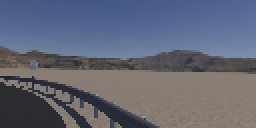
#> input picture src/2026-04-30 18-19-47.png, 128 x 64 px (shown 2 times larger); its folder holds only this picture in this run
$ python -i dataset_mode_v2.py   (imports and definitions only)
#> lines starting #> are read from the running program, lines starting #| are printed output that depends on the picture; after the words box and inside, x2 and y2 are one past the last pixel; in counts of white or black regions, pixels touching at a corner belong together
#> further down, picture is the input picture: shape (64, 128, 3); mean B, G, R 117.8, 102.5, 98
# ============================================================
# dataset_mode_v2 — Dataset Capture Module (V1.8 controller)
# ============================================================
#
# PURPOSE
#   Auto-capture Webots camera frames at a fixed rate and produce
#   YOLO-format bounding-box labels using color + shape heuristics.
#   Intended for training a YOLO traffic sign / traffic light detector.
#
# TRIGGER
#   PS4 Triangle (btn 2) or Keyboard 'D' / 'd' → toggle on/off.
#   Programmatic: set_dataset_mode(True/False).
#
# OUTPUT
#   data/webots_dataset/images/frame_XXXXXX.jpg
#   data/webots_dataset/labels/frame_XXXXXX.txt  (YOLO: cls cx cy w h, normalized)
#   Empty .txt = hard-negative sample (no objects detected, still useful for training).
#
# CAPTURE RATE
#   One frame saved every 2 seconds while dataset mode is active.
#
# CLASS IDs  (6 classes)
#   0  stop            — red octagon / red near-square sign
#   1  speed_limit     — red-rimmed circular sign
#   2  priority_warning— yellow triangle warning sign or blue circle priority sign
#   3  traffic_light_red
#   4  traffic_light_yellow
#   5  traffic_light_green
#
# LABELING PIPELINE  (per frame)
#   Frame is split into a top zone (top 30 % of height, traffic lights)
#   and a lower zone (road signs).
#
#   RED channel
#     Top zone  → traffic_light_red (class 3), blob centroid + radius box.
#     Lower zone → contour-level shape analysis:
#       • 4+ vertices, circularity 0.50–0.90, aspect 0.70–1.40 → stop (0)
#       • circularity > 0.72 → speed_limit (1)
#       • fallback: area ≥ 2500 px → stop (0), else speed_limit (1)
#
#   YELLOW channel  (HSV 18–35°)
#     Top zone  → traffic_light_yellow (class 4).
#     Lower zone → priority_warning (class 2) for triangle warning signs.
#
#   GREEN channel  (two HSV bands: 35–70° and 75–90°)
#     Top zone only → traffic_light_green (class 5).
#
#   BLUE channel  (HSV 100–130°)
#     Lower zone → priority_warning (class 2) for blue circle priority signs.
#
# POST-PROCESSING
#   Deduplication: IoU-based NMS per class (threshold 0.6), keeps largest box.
#   Edge filter: drops boxes touching frame bottom (y > 0.95) or side edges
#                (x < 0.03 or x > 0.97) to eliminate ground reflections and
#                partially visible signs.
#
# DEBUG OVERLAY
#   Returns an annotated BGR copy of the frame with colored bounding boxes
#   and class name labels; counter badge in top-right corner.
# ============================================================

import cv2
import math
import numpy as np
import os
from datetime import datetime


# ---------------------------------------------------------------------------
# State
# ---------------------------------------------------------------------------
dataset_mode = False
dataset_counter = 0
last_capture_time = 0.0

# ---------------------------------------------------------------------------
# Class ID mapping (YOLO format)
# 0: Stop (red octagon / red circle with text)
# 1: Speed Limit (red-rimmed circle with number)
# 2: Priority / Warning (yellow triangle, inverted triangle)
# 3: Traffic Light Red
# 4: Traffic Light Yellow
# 5: Traffic Light Green
# ---------------------------------------------------------------------------
CLASS_NAMES = {
    0: "stop",
    1: "speed_limit",
    2: "priority_warning",
    3: "traffic_light_red",
    4: "traffic_light_yellow",
    5: "traffic_light_green",
}

CLASS_COLORS = {
    0: (255, 0, 0),    # Stop — red
    1: (255, 165, 0),  # Speed — orange
    2: (0, 255, 255),  # Priority — yellow
    3: (255, 0, 0),    # Red light
    4: (255, 255, 0),  # Yellow light
    5: (0, 255, 0),    # Green light
}

# ---------------------------------------------------------------------------
# Directories
# ---------------------------------------------------------------------------
DATASET_DIR = os.path.join(os.path.dirname(os.path.abspath(__file__)),
                           "..", "data", "webots_dataset")
IMG_DIR = os.path.join(DATASET_DIR, "images")
LAB_DIR = os.path.join(DATASET_DIR, "labels")


# ---------------------------------------------------------------------------
# Toggle
# ---------------------------------------------------------------------------

# [28 lines left out: functions toggle_dataset, set_dataset_mode, not called in this run]


# ---------------------------------------------------------------------------
# Helpers
# ---------------------------------------------------------------------------

def ensure_dirs():
    os.makedirs(IMG_DIR, exist_ok=True)
    os.makedirs(LAB_DIR, exist_ok=True)


def _find_blob_centroids(mask, min_area=200, max_area=80000):
    """Return list of (cx, cy, area) for contours in mask."""
    centers = []
    contours, _ = cv2.findContours(mask, cv2.RETR_EXTERNAL, cv2.CHAIN_APPROX_SIMPLE)
    for cnt in contours:
        area = cv2.contourArea(cnt)
        if min_area <= area <= max_area:
            M = cv2.moments(cnt)
            if M["m00"] == 0:
                continue
            cx = int(M["m10"] / M["m00"])
            cy = int(M["m01"] / M["m00"])
            centers.append((cx, cy, area))
    return centers


# [29 lines left out: function _box_iou, not called in this run]


def _dedup_labels(labels, iou_thresh=0.6):
    """Remove overlapping boxes that share the same class, keep the biggest."""
    if not labels:
        return labels

    # Sort by area (descending) so we keep the largest first
    with_areas = []
    for cls, xc, yc, wn, hn in labels:
        area = wn * hn
        with_areas.append((cls, xc, yc, wn, hn, area))
    with_areas.sort(key=lambda x: x[5], reverse=True)

    keep = []
    for entry in with_areas:
        cls, xc, yc, wn, hn, area = entry
        dominated = False
        for k in keep:
            k_cls, k_xc, k_yc, k_wn, k_hn, k_area = k
            if cls == k_cls and _box_iou((xc, yc, wn, hn), (k_xc, k_yc, k_wn, k_hn)) > iou_thresh:
                dominated = True
                break
        if not dominated:
            keep.append(entry)

    return [(cls, xc, yc, wn, hn) for cls, xc, yc, wn, hn, _ in keep]


def _filter_edge_detections(labels, frame_h, frame_w):
    """Discard detections too close to image borders or bottom ground."""
    filtered = []
    for cls, xc, yc, wn, hn in labels:
        # Distance from bottom (ground reflections)
        bottom_edge = yc + hn / 2
        if bottom_edge > 0.95:
            continue
        # Distance from left/right edges
        if xc - wn / 2 < 0.03 or xc + wn / 2 > 0.97:
            continue
        filtered.append((cls, xc, yc, wn, hn))
    return filtered


# ---------------------------------------------------------------------------
# Labeling — color/shape heuristics
# ---------------------------------------------------------------------------

def label_frame(frame):
    """
    Analyze one camera frame, assign YOLO bounding-box labels.
    Returns: list of (class_id, x_center, y_center, width, height) normalized.
    """
    h, w = frame.shape[:2]
#> h = 64; w = 128
    hsv = cv2.cvtColor(frame, cv2.COLOR_BGR2HSV)
#> hsv: shape (64, 128, 3); mean H, S, V 76.6, 63.6, 124.6
    labels = []

    # ------------------------------------------------------------------
    # 1. RED objects (traffic light red, stop signs, speed limit rims)
    # ------------------------------------------------------------------
    red1 = cv2.inRange(hsv, (0, 120, 50), (15, 255, 255))
#> red1: shape (64, 128); every value is 0
    red2 = cv2.inRange(hsv, (165, 120, 50), (180, 255, 255))
    red_mask = cv2.bitwise_or(red1, red2)

    # Traffic lights are in the top ~30% of frame
    top_h = int(h * 0.30)
#> top_h = 19
    red_top = cv2.inRange(hsv, (0, 80, 50), (15, 255, 255))
    red2_top = cv2.inRange(hsv, (165, 80, 50), (180, 255, 255))
    red_top = cv2.bitwise_or(red_top, red2_top)
    top_crop = red_top[:top_h, :]
    red_centers_top = _find_blob_centroids(top_crop, min_area=300, max_area=10000)
#> in _find_blob_centroids, `contours, _ = cv2.findContours(mask, cv2.RETR_EXTERNAL, cv2.CHAIN_APPR..`: contours = []
#> red_centers_top = []
    for cx, cy, area in red_centers_top:
        radius = int(np.sqrt(area) / 2)
        x1 = max(0, cx - radius)
        y1 = max(0, cy - radius)
        x2 = min(w, cx + radius)
        y2 = min(top_h, cy + radius)
        bw = max(x2 - x1, 8)
        bh = max(y2 - y1, 8)
        xc = (x1 + bw / 2) / w
        yc = (y1 + bh / 2) / h
        wn = bw / w
        hn = bh / h
        labels.append((3, xc, yc, wn, hn))  # traffic_light_red
#> this loop made 0 passes
#> after the loop, labels = []

    # Stop signs / speed limits: below traffic light zone
    below_top = red_mask[top_h:, :]
#> below_top: shape (45, 128); every value is 0
    # Find contours directly from the mask (for shape analysis)
    contours_below, _ = cv2.findContours(below_top, cv2.RETR_EXTERNAL,
                                         cv2.CHAIN_APPROX_SIMPLE)
#> contours_below = []
    for cnt in contours_below:
        area = cv2.contourArea(cnt)
        if not (300 <= area <= 50000):
            continue
        M = cv2.moments(cnt)
        if M["m00"] == 0:
            continue
        cx = int(M["m10"] / M["m00"])
        cy = int(M["m01"] / M["m00"])
        cy_full = cy + top_h

        # Bounding box
        x, y, bw, bh = cv2.boundingRect(cnt)
        x1 = max(0, x)
        y1 = max(0, y)
        x2 = min(w, x + bw)
        y2 = min(h, y + bh)
        bw = max(x2 - x1, 10)
        bh = max(y2 - y1, 10)
        xc = (x1 + bw / 2) / w
        yc = (y1 + bh / 2) / h
        wn = bw / w
        hn = bh / h

        # --- Shape classification ---
        # Perimeter & circularity
        peri = cv2.arcLength(cnt, True)
        circularity = 4.0 * math.pi * area / (peri * peri) if peri > 0 else 0.0

        # Approximate contour to polygon
        epsilon = 0.04 * peri       # sensitivity (higher = less detail)
        approx = cv2.approxPolyDP(cnt, epsilon, True)
        n_vertices = len(approx)

        # Bounding-box aspect ratio (stop signs are ~square)
        aspect = bw / bh if bh > 0 else 1.0

        # Classification heuristics (tolerant to perspective distortion):
        #   Stop sign: 4+ vertices, circularity 0.5–0.9, near-square 0.7–1.4
        #   Speed limit: circular, circularity > 0.72, area typically smaller
        if (n_vertices >= 4 and 0.50 <= circularity <= 0.90
                and 0.70 <= aspect <= 1.40):
            cls = 0              # stop (octagon / near-square, incl. YIELD)
        elif circularity > 0.72:
            cls = 1              # speed_limit (circular)
        else:
            # Fallback: use area (larger → stop sign, smaller → speed limit)
            cls = 0 if area >= 2500 else 1

        labels.append((cls, xc, yc, wn, hn))

    # ------------------------------------------------------------------
    # 2. YELLOW objects (traffic light yellow)
    # ------------------------------------------------------------------
    yellow_top = cv2.inRange(hsv, (18, 60, 100), (35, 255, 255))
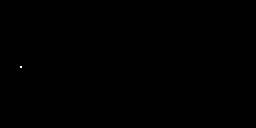
#> yellow_top: shape (64, 128) (shown 2 times larger); 0.01% white in thin lines or dots, all inside (x1, y1, x2, y2) = (10, 33, 11, 34)
    top_crop_y = yellow_top[:top_h, :]
    y_centers = _find_blob_centroids(top_crop_y, min_area=300, max_area=10000)
#> y_centers = []
    for cx, cy, area in y_centers:
        radius = int(np.sqrt(area) / 2)
        x1 = max(0, cx - radius)
        y1 = max(0, cy - radius)
        x2 = min(w, cx + radius)
        y2 = min(top_h, cy + radius)
        bw = max(x2 - x1, 8)
        bh = max(y2 - y1, 8)
        xc = (x1 + bw / 2) / w
        yc = (y1 + bh / 2) / h
        wn = bw / w
        hn = bh / h
        labels.append((4, xc, yc, wn, hn))  # traffic_light_yellow

    # Warning signs: yellow triangles below top zone
    yellow_sign = cv2.inRange(hsv, (18, 60, 80), (35, 255, 255))
    below_y = yellow_sign[top_h:, :]
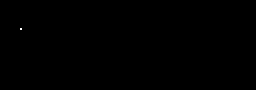
#> below_y: shape (45, 128) (shown 2 times larger); 0.02% white in thin lines or dots, all inside (x1, y1, x2, y2) = (10, 14, 11, 15)
    y_centers_below = _find_blob_centroids(below_y, min_area=500, max_area=30000)
#> y_centers_below = []
    for cx, cy, area in y_centers_below:
        cy_full = cy + top_h
        radius = int(np.sqrt(area) / 2)
        x1 = max(0, cx - radius)
        y1 = max(0, cy_full - radius)
        x2 = min(w, cx + radius)
        y2 = min(h, cy_full + radius)
        bw = max(x2 - x1, 10)
        bh = max(y2 - y1, 10)
        xc = (x1 + bw / 2) / w
        yc = (y1 + bh / 2) / h
        wn = bw / w
        hn = bh / h
        labels.append((2, xc, yc, wn, hn))  # priority_warning

    # ------------------------------------------------------------------
    # 3. GREEN objects (traffic light green)
    # ------------------------------------------------------------------
    # Webots green is slightly shifted; use two bands for coverage
    green_band1 = cv2.inRange(hsv, (35, 50, 50), (70, 255, 255))
    green_band2 = cv2.inRange(hsv, (75, 50, 50), (90, 255, 200))
    green_mask = cv2.bitwise_or(green_band1, green_band2)
    top_crop_g = green_mask[:top_h, :]
    g_centers = _find_blob_centroids(top_crop_g, min_area=300, max_area=10000)
#> g_centers = []
    for cx, cy, area in g_centers:
        radius = int(np.sqrt(area) / 2)
        x1 = max(0, cx - radius)
        y1 = max(0, cy - radius)
        x2 = min(w, cx + radius)
        y2 = min(top_h, cy + radius)
        bw = max(x2 - x1, 8)
        bh = max(y2 - y1, 8)
        xc = (x1 + bw / 2) / w
        yc = (y1 + bh / 2) / h
        wn = bw / w
        hn = bh / h
        labels.append((5, xc, yc, wn, hn))  # traffic_light_green

    # ------------------------------------------------------------------
    # 4. BLUE objects → priority road signs (blue circle)
    # ------------------------------------------------------------------
    blue_mask = cv2.inRange(hsv, (100, 80, 80), (130, 255, 255))
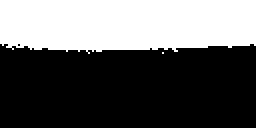
#> blue_mask: shape (64, 128) (shown 2 times larger); 38% white; 2 white regions (1 under 20 px), largest, box (x1, y1, x2, y2) and area: (0, 0, 128, 27) 3111
    below_b = blue_mask[top_h:, :]
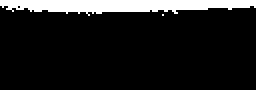
#> below_b: shape (45, 128) (shown 2 times larger); 11.8% white; 2 white regions (1 under 20 px)
    b_centers = _find_blob_centroids(below_b, min_area=500, max_area=20000)
#> in _find_blob_centroids (call 5), `contours, _ = cv2.findContours(mask, cv2.RETR_EXTERNAL, cv2.CHAIN_APPR..`: contours = 2 contours, 1 with area under 20; largest, box (x1, y1, x2, y2) and area: (0, 0, 128, 8) 546
#> b_centers = [(60, 2, 545.5)]
    for cx, cy, area in b_centers:
        cy_full = cy + top_h
        radius = int(np.sqrt(area) / 2)
        x1 = max(0, cx - radius)
        y1 = max(0, cy_full - radius)
        x2 = min(w, cx + radius)
        y2 = min(h, cy_full + radius)
        bw = max(x2 - x1, 10)
        bh = max(y2 - y1, 10)
        xc = (x1 + bw / 2) / w
        yc = (y1 + bh / 2) / h
        wn = bw / w
        hn = bh / h
        labels.append((2, xc, yc, wn, hn))  # priority_warning
#> this loop made 1 pass
#> (cx, cy, area, cy_full, radius, x1, y1, x2) on pass 1: (60, 2, 545.5, 21, 11, 49, 10, 71)
#> after the loop, labels = [(2, 0.469, 0.328, 0.172, 0.344)]

    # Deduplicate overlapping boxes (allow different classes to coexist)
    labels = _dedup_labels(labels, iou_thresh=0.6)
#> the loop in _dedup_labels, `for cls, xc, yc, wn, hn in labels:` made 1 pass
#> (cls, xc, yc, wn, hn, area) on pass 1: (2, 0.469, 0.328, 0.172, 0.344, 0.0591)
#> after the loop in _dedup_labels, `for cls, xc, yc, wn, hn in labels:`: with_areas = [(2, 0.469, 0.328, 0.172, 0.344, 0.0591)]
#> the loop in _dedup_labels, `for entry in with_areas:` made 1 pass

    # Remove edge artifacts (ground reflections, cut-off detections)
    labels = _filter_edge_detections(labels, h, w)
#> the loop in _filter_edge_detections, `for cls, xc, yc, wn, hn in labels:` made 1 pass
#> (cls, xc, yc, wn, hn, bottom_edge) on pass 1: (2, 0.469, 0.328, 0.172, 0.344, 0.5)
#> after the loop in _filter_edge_detections, `for cls, xc, yc, wn, hn in labels:`: filtered = [(2, 0.469, 0.328, 0.172, 0.344)]

    return labels


# ---------------------------------------------------------------------------
# Frame capture & save
# ---------------------------------------------------------------------------

# [64 lines left out: function try_capture, not called in this run]

>>> import cv2
>>> picture = cv2.imread('2026-04-30 18-19-47.png')
>>> result = label_frame(picture)
#> result = [(2, 0.469, 0.328, 0.172, 0.344)]
